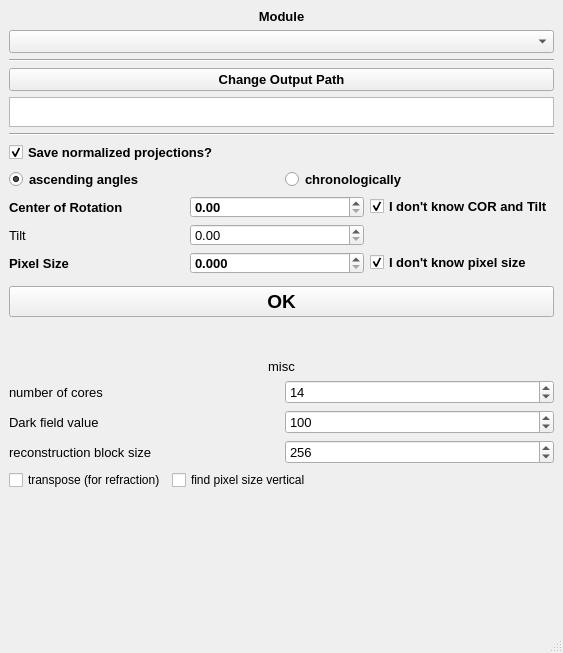
<?xml version="1.0" encoding="UTF-8"?>
<ui version="4.0">
 <class>MainWindow</class>
 <widget class="QMainWindow" name="MainWindow">
  <property name="geometry">
   <rect>
    <x>0</x>
    <y>0</y>
    <width>563</width>
    <height>653</height>
   </rect>
  </property>
  <property name="windowTitle">
   <string>MainWindow</string>
  </property>
  <widget class="QWidget" name="centralwidget">
   <layout class="QFormLayout" name="formLayout">
    <item row="0" column="0" colspan="2">
     <layout class="QVBoxLayout" name="verticalLayout">
      <item>
       <widget class="QLabel" name="label_13">
        <property name="font">
         <font>
          <pointsize>10</pointsize>
          <weight>75</weight>
          <bold>true</bold>
         </font>
        </property>
        <property name="text">
         <string>Module</string>
        </property>
        <property name="alignment">
         <set>Qt::AlignCenter</set>
        </property>
       </widget>
      </item>
      <item>
       <widget class="QComboBox" name="comboBox">
        <property name="font">
         <font>
          <pointsize>10</pointsize>
          <weight>75</weight>
          <bold>true</bold>
         </font>
        </property>
       </widget>
      </item>
      <item>
       <widget class="Line" name="line_6">
        <property name="orientation">
         <enum>Qt::Horizontal</enum>
        </property>
       </widget>
      </item>
      <item>
       <widget class="QPushButton" name="pushButton_path">
        <property name="font">
         <font>
          <pointsize>10</pointsize>
          <weight>75</weight>
          <bold>true</bold>
         </font>
        </property>
        <property name="text">
         <string>Change Output Path</string>
        </property>
       </widget>
      </item>
      <item>
       <widget class="QTextBrowser" name="textBrowser">
        <property name="sizePolicy">
         <sizepolicy hsizetype="Expanding" vsizetype="Fixed">
          <horstretch>0</horstretch>
          <verstretch>0</verstretch>
         </sizepolicy>
        </property>
        <property name="maximumSize">
         <size>
          <width>16777215</width>
          <height>30</height>
         </size>
        </property>
        <property name="font">
         <font>
          <pointsize>10</pointsize>
         </font>
        </property>
       </widget>
      </item>
      <item>
       <widget class="Line" name="line_2">
        <property name="orientation">
         <enum>Qt::Horizontal</enum>
        </property>
       </widget>
      </item>
      <item>
       <widget class="QCheckBox" name="checkBox_save_normalized">
        <property name="font">
         <font>
          <pointsize>10</pointsize>
          <weight>75</weight>
          <bold>true</bold>
         </font>
        </property>
        <property name="text">
         <string>Save normalized projections?</string>
        </property>
        <property name="checked">
         <bool>true</bool>
        </property>
       </widget>
      </item>
      <item>
       <layout class="QGridLayout" name="gridLayout_3">
        <item row="0" column="1">
         <widget class="QRadioButton" name="checkBox_classic_order">
          <property name="font">
           <font>
            <pointsize>10</pointsize>
            <weight>75</weight>
            <bold>true</bold>
           </font>
          </property>
          <property name="text">
           <string>ascending angles</string>
          </property>
          <property name="checked">
           <bool>true</bool>
          </property>
         </widget>
        </item>
        <item row="0" column="2">
         <widget class="QRadioButton" name="chronological_order">
          <property name="font">
           <font>
            <pointsize>10</pointsize>
            <weight>75</weight>
            <bold>true</bold>
           </font>
          </property>
          <property name="text">
           <string>chronologically</string>
          </property>
         </widget>
        </item>
       </layout>
      </item>
     </layout>
    </item>
    <item row="2" column="0" colspan="2">
     <layout class="QGridLayout" name="gridLayout">
      <item row="0" column="2">
       <widget class="QCheckBox" name="checkBox_notknowCOR">
        <property name="font">
         <font>
          <pointsize>10</pointsize>
          <weight>75</weight>
          <bold>true</bold>
         </font>
        </property>
        <property name="text">
         <string>I don't know COR and Tilt</string>
        </property>
        <property name="checked">
         <bool>true</bool>
        </property>
       </widget>
      </item>
      <item row="0" column="0">
       <widget class="QLabel" name="label">
        <property name="font">
         <font>
          <pointsize>10</pointsize>
          <weight>75</weight>
          <bold>true</bold>
          <underline>false</underline>
         </font>
        </property>
        <property name="text">
         <string>Center of Rotation</string>
        </property>
       </widget>
      </item>
      <item row="2" column="1">
       <widget class="QDoubleSpinBox" name="doubleSpinBox_PixelSize">
        <property name="font">
         <font>
          <pointsize>10</pointsize>
          <weight>75</weight>
          <bold>true</bold>
         </font>
        </property>
        <property name="decimals">
         <number>3</number>
        </property>
        <property name="maximum">
         <double>99999.000000000000000</double>
        </property>
       </widget>
      </item>
      <item row="0" column="1">
       <widget class="QDoubleSpinBox" name="doubleSpinBox_COR">
        <property name="font">
         <font>
          <pointsize>10</pointsize>
          <weight>75</weight>
          <bold>true</bold>
         </font>
        </property>
        <property name="maximum">
         <double>99999.000000000000000</double>
        </property>
       </widget>
      </item>
      <item row="1" column="2">
       <widget class="QLabel" name="label_12">
        <property name="font">
         <font>
          <pointsize>10</pointsize>
          <weight>75</weight>
          <bold>true</bold>
         </font>
        </property>
        <property name="text">
         <string/>
        </property>
       </widget>
      </item>
      <item row="2" column="0">
       <widget class="QLabel" name="label_2">
        <property name="font">
         <font>
          <pointsize>10</pointsize>
          <weight>75</weight>
          <bold>true</bold>
         </font>
        </property>
        <property name="text">
         <string>Pixel Size</string>
        </property>
       </widget>
      </item>
      <item row="1" column="1">
       <widget class="QDoubleSpinBox" name="doubleSpinBox_Tilt">
        <property name="font">
         <font>
          <pointsize>10</pointsize>
          <weight>50</weight>
          <bold>false</bold>
         </font>
        </property>
        <property name="maximum">
         <double>360.000000000000000</double>
        </property>
       </widget>
      </item>
      <item row="1" column="0">
       <widget class="QLabel" name="label_4">
        <property name="font">
         <font>
          <pointsize>10</pointsize>
          <weight>50</weight>
          <bold>false</bold>
         </font>
        </property>
        <property name="text">
         <string>Tilt</string>
        </property>
       </widget>
      </item>
      <item row="2" column="2">
       <widget class="QCheckBox" name="checkBox_notknowPixelSize">
        <property name="font">
         <font>
          <pointsize>10</pointsize>
          <weight>75</weight>
          <bold>true</bold>
         </font>
        </property>
        <property name="text">
         <string>I don't know pixel size</string>
        </property>
        <property name="checked">
         <bool>true</bool>
        </property>
       </widget>
      </item>
     </layout>
    </item>
    <item row="3" column="0" colspan="2">
     <widget class="QPushButton" name="pushButton">
      <property name="sizePolicy">
       <sizepolicy hsizetype="Expanding" vsizetype="Fixed">
        <horstretch>0</horstretch>
        <verstretch>0</verstretch>
       </sizepolicy>
      </property>
      <property name="font">
       <font>
        <pointsize>14</pointsize>
        <weight>75</weight>
        <bold>true</bold>
       </font>
      </property>
      <property name="text">
       <string>OK</string>
      </property>
     </widget>
    </item>
    <item row="4" column="0">
     <widget class="Line" name="line">
      <property name="font">
       <font>
        <pointsize>8</pointsize>
       </font>
      </property>
      <property name="orientation">
       <enum>Qt::Horizontal</enum>
      </property>
     </widget>
    </item>
    <item row="5" column="0">
     <widget class="Line" name="line_3">
      <property name="orientation">
       <enum>Qt::Horizontal</enum>
      </property>
     </widget>
    </item>
    <item row="6" column="0">
     <widget class="Line" name="line_5">
      <property name="orientation">
       <enum>Qt::Horizontal</enum>
      </property>
     </widget>
    </item>
    <item row="8" column="0" colspan="2">
     <widget class="QLabel" name="label_3">
      <property name="sizePolicy">
       <sizepolicy hsizetype="Expanding" vsizetype="Preferred">
        <horstretch>0</horstretch>
        <verstretch>0</verstretch>
       </sizepolicy>
      </property>
      <property name="font">
       <font>
        <pointsize>10</pointsize>
       </font>
      </property>
      <property name="text">
       <string>misc</string>
      </property>
      <property name="alignment">
       <set>Qt::AlignCenter</set>
      </property>
     </widget>
    </item>
    <item row="10" column="0" colspan="2">
     <layout class="QGridLayout" name="gridLayout_4">
      <item row="1" column="0">
       <layout class="QGridLayout" name="gridLayout_5">
        <item row="1" column="1">
         <widget class="QSpinBox" name="dark_field_value">
          <property name="font">
           <font>
            <pointsize>10</pointsize>
            <weight>50</weight>
            <bold>false</bold>
           </font>
          </property>
          <property name="maximum">
           <number>100000</number>
          </property>
          <property name="value">
           <number>100</number>
          </property>
         </widget>
        </item>
        <item row="1" column="0">
         <widget class="QLabel" name="label_14">
          <property name="font">
           <font>
            <pointsize>10</pointsize>
            <weight>50</weight>
            <bold>false</bold>
           </font>
          </property>
          <property name="text">
           <string>Dark field value</string>
          </property>
         </widget>
        </item>
        <item row="0" column="0">
         <widget class="QLabel" name="label_8">
          <property name="font">
           <font>
            <pointsize>10</pointsize>
            <weight>50</weight>
            <bold>false</bold>
           </font>
          </property>
          <property name="text">
           <string>number of cores</string>
          </property>
         </widget>
        </item>
        <item row="0" column="1">
         <widget class="QSpinBox" name="no_of_cores">
          <property name="font">
           <font>
            <pointsize>10</pointsize>
            <weight>50</weight>
            <bold>false</bold>
           </font>
          </property>
          <property name="value">
           <number>14</number>
          </property>
         </widget>
        </item>
        <item row="2" column="0">
         <widget class="QLabel" name="label_11">
          <property name="font">
           <font>
            <pointsize>10</pointsize>
            <weight>50</weight>
            <bold>false</bold>
           </font>
          </property>
          <property name="text">
           <string>reconstruction block size</string>
          </property>
         </widget>
        </item>
        <item row="2" column="1">
         <widget class="QSpinBox" name="block_size">
          <property name="font">
           <font>
            <pointsize>10</pointsize>
            <weight>50</weight>
            <bold>false</bold>
           </font>
          </property>
          <property name="minimum">
           <number>2</number>
          </property>
          <property name="maximum">
           <number>100000</number>
          </property>
          <property name="value">
           <number>256</number>
          </property>
         </widget>
        </item>
       </layout>
      </item>
     </layout>
    </item>
    <item row="11" column="0">
     <widget class="QCheckBox" name="transpose">
      <property name="text">
       <string>transpose (for refraction)</string>
      </property>
     </widget>
    </item>
    <item row="11" column="1">
     <widget class="QCheckBox" name="find_pixel_size_vertical">
      <property name="text">
       <string>find pixel size vertical</string>
      </property>
     </widget>
    </item>
    <item row="7" column="0">
     <widget class="Line" name="line_4">
      <property name="orientation">
       <enum>Qt::Horizontal</enum>
      </property>
     </widget>
    </item>
   </layout>
  </widget>
  <widget class="QMenuBar" name="menubar">
   <property name="geometry">
    <rect>
     <x>0</x>
     <y>0</y>
     <width>563</width>
     <height>26</height>
    </rect>
   </property>
  </widget>
  <widget class="QStatusBar" name="statusbar"/>
 </widget>
 <resources/>
 <connections/>
</ui>
